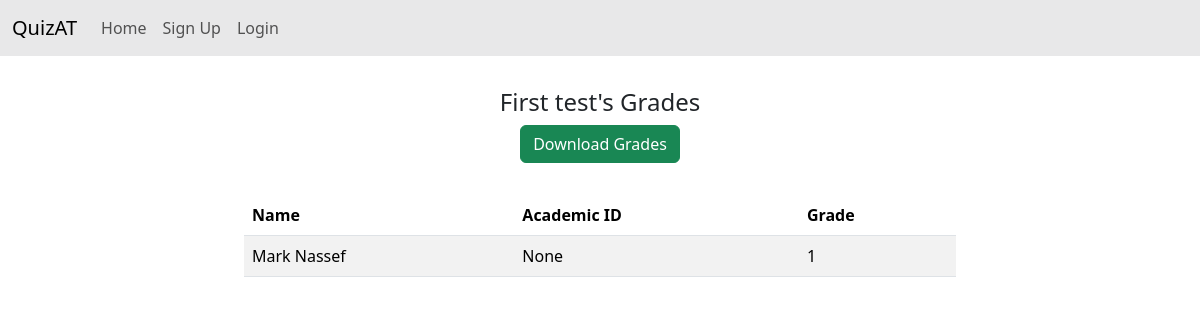
The app's page /quizzes/grades/1/, older data.
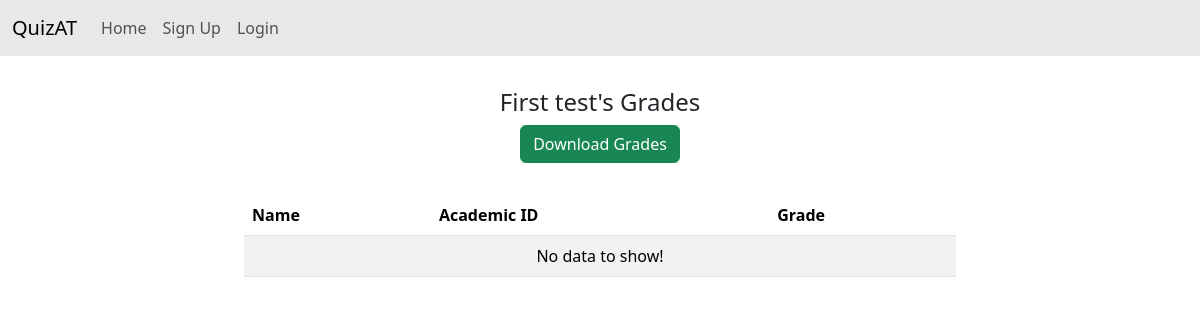
The same page, newer data.
### quizzes/models.py (models this page shows, shortened)
class Grade(models.Model):
    quiz = models.ForeignKey(Quiz, on_delete=models.CASCADE)
    student = models.ForeignKey(CustomUser, on_delete=models.CASCADE)
    right_answers = models.IntegerField()
    total_questions = models.IntegerField()

### accounts/models.py (models this page shows, shortened)
class CustomUser(AbstractBaseUser, PermissionsMixin):
    email = models.EmailField(unique=True)
    full_name = models.CharField(max_length=250)
    is_active = models.BooleanField(default=True)
    is_staff = models.BooleanField(default=False)
    objects = CustomUserManager()
    academic_id = models.CharField(max_length=20, blank=True, null=True)
    USERNAME_FIELD = 'email'
    REQUIRED_FIELDS = ['full_name']
    class Meta:
        verbose_name = "User"
        verbose_name_plural = "Users"

### quizzes/views.py (the view)
# urls.py: path('grades/<int:quiz_id>/', views.ShowGrades, name='ShowGrades'),
def ShowGrades(request, quiz_id):
    quiz = Quiz.objects.get(pk=quiz_id)
    return render(request, 'quizzes/grades.html', context={'quiz': quiz})

### quizzes/templates/quizzes/grades.html (shortened to what this page needs)
{% extends "base.html" %}
{% block content %}
<div class="col-8 mx-auto">
    <div class="text-center mb-3">
        <h1 class="fs-4 display-4">{{quiz.title}}'s Grades</h1>
        <button
            type="button"
            class="btn btn-success mb-3"
            onclick="window.location.href='{% url "quizzes:DownloadGrades" quiz.id %}'; return false;"
        >
            Download Grades
        </button>
    </div>
    <table class="table table-hover table-striped">
        <thead>
            <tr>
              <th scope="col">Name</th>
              <th scope="col">Academic ID</th>
              <th scope="col">Grade</th>
            </tr>
        </thead>
        <tbody>
            {% for grade in quiz.grade_set.all %}
            <tr>
                <td>{{grade.student.full_name}}</td>
                <td>{{grade.student.academic_id}}</td>
                <td>{{grade.right_answers}}</td>
            </tr>
            {% empty %}
            <tr>
                <td colspan=3>
                    <div class="text-center"> No data to show!</div>
                </td>
            </tr>
            {% endfor %}
        </tbody>
    </table>
</div>
{% endblock content %}

Row changes from the older to the newer data that the page shows:
removed Grade: student.full_name "Mark Nassef", student.academic_id "None", right_answers "1"
Text that changed along with them:
text now shown: "No data to show!"
